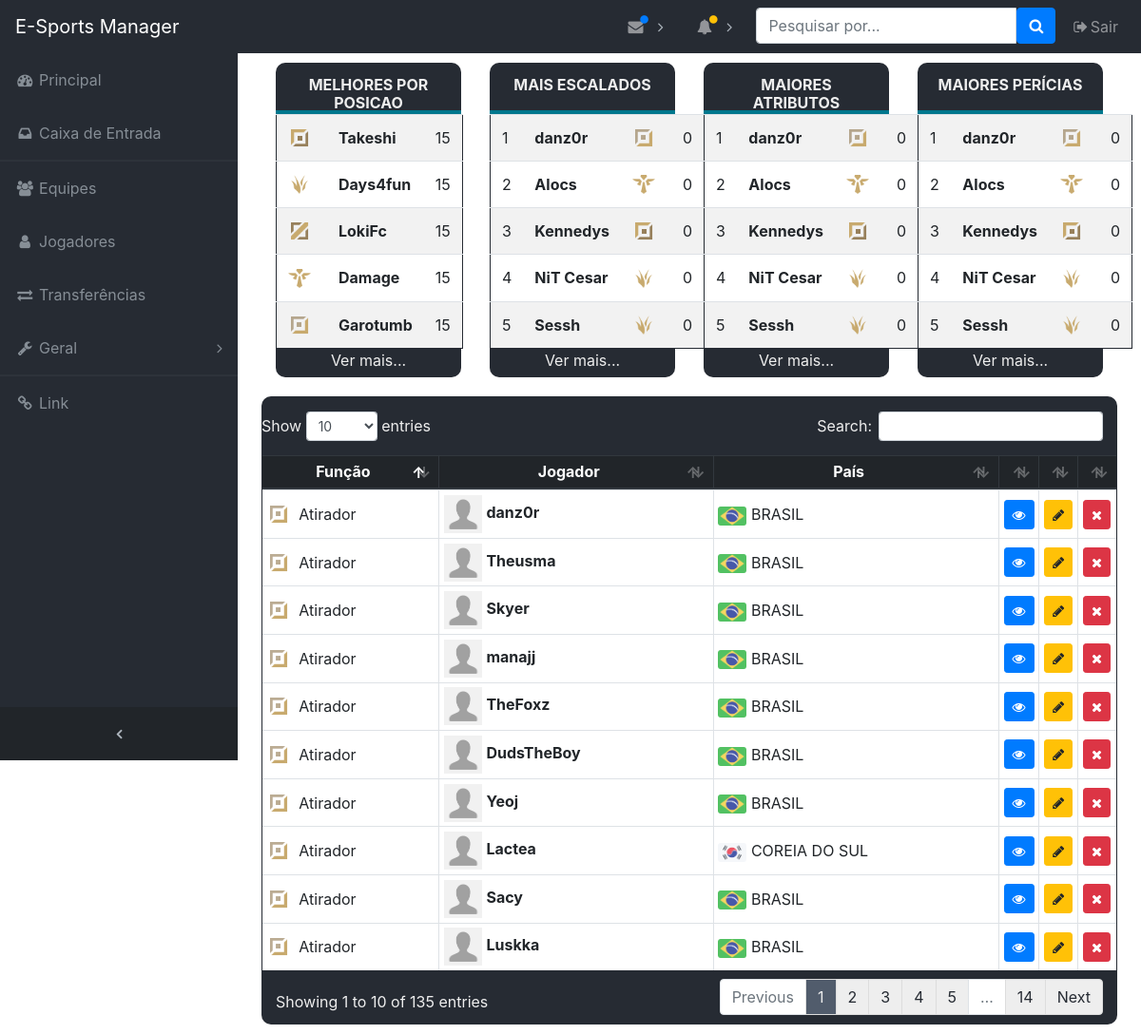
/index.php/jogador, run on the app's committed database.
### tables this page shows
CREATE TABLE IF NOT EXISTS `jogador` (
  `id` INT NOT NULL AUTO_INCREMENT,
  `nome` VARCHAR(50) NOT NULL,
  `sobrenome` VARCHAR(50) NOT NULL,
  `nick` VARCHAR(15) NOT NULL,
  `data_nasc` DATETIME,
  `genero` CHAR(1) NOT NULL,
  `funcao_id` INT NOT NULL,
  `pais_id` INT NOT NULL,
  `personalidade_id` INT NOT NULL,
  `at_trab` INT NOT NULL,  
  `at_ment` INT NOT NULL,  
  `at_consist` INT NOT NULL,  
  `at_mec` INT NOT NULL,  
  `at_vis` INT NOT NULL,  
  `foto` VARCHAR(120) NULL,
  `status` CHAR(1) NOT NULL,
  PRIMARY KEY (`id`),
  INDEX `fk_jogador_pais_idx` (`pais_id` ASC),
  INDEX `fk_jogador_personalidade1_idx` (`personalidade_id` ASC),
  
  CONSTRAINT `fk_jogador_pais`
    FOREIGN KEY (`pais_id`)
    REFERENCES `pais` (`id`)
    ON DELETE NO ACTION
    ON UPDATE NO ACTION,
   
  CONSTRAINT `fk_jogador_funcao`
    FOREIGN KEY (`funcao_id`)
    REFERENCES `funcao` (`id`)
    ON DELETE NO ACTION
    ON UPDATE NO ACTION,

  CONSTRAINT `fk_jogador_personalidade1`
    FOREIGN KEY (`personalidade_id`)
    REFERENCES `personalidade_jogador` (`id`)
    ON DELETE NO ACTION
    ON UPDATE NO ACTION);

CREATE TABLE IF NOT EXISTS `funcao` (
  `id` INT NOT NULL AUTO_INCREMENT,
  `nome` VARCHAR(45) NOT NULL,
  `jogo` INT,
  PRIMARY KEY (`id`));

CREATE TABLE IF NOT EXISTS `pais` (
  `id` INT NOT NULL AUTO_INCREMENT,
  `nome` VARCHAR(45) NOT NULL,
  `name` VARCHAR(45) NOT NULL,
  `flag` VARCHAR(45) NOT NULL,
   PRIMARY KEY (`id`));

### application/controllers/Jogador.php (called while the page is built, shortened)
<?php
class Jogador extends CI_Controller {
	public function index()
	{
		$variaveis['jogadores'] = $this->m_jogadores->get_jogadores();
		$variaveis['top_jogadores'] = $this->m_jogadores->get_top_jogadores();
		$variaveis['conteudo'] = $this->load->view('jogador/v_jogador', $variaveis, true);
		$variaveis['sidebar'] = $this->load->view('template/sidebar', $variaveis, true);
		$this->load->view('template/template', $variaveis);
	}
}

### index.php (called while the page is built, shortened)
<?php
require_once BASEPATH.'core/CodeIgniter.php';

### application/models/M_jogadores.php (called while the page is built, shortened)
<?php
class M_jogadores extends CI_Model {
	public function get_jogadores($id = null){
		if ($id) {
			$this->db->where('j.id', $id);
		}else{
			$this->db->select('j.nome,j.nick,j.sobrenome,j.foto, f.nome as funcao_nome, j.funcao_id, p.flag as pais_flag, p.nome as pais_nome');
			$this->db->join('funcao f','j.funcao_id = f.id');
			$this->db->join('pais p','j.pais_id = p.id');
			$this->db->order_by("j.id", 'desc');
		}
		return $this->db->get('jogador j');
	}
	public function get_top_jogadores(){
		$sql = 'SELECT nick, soma, fid,funcao.nome FROM
		(SELECT
			@row_number:=CASE
				WHEN @customer_no = funcao_id THEN @row_number + 1
				ELSE 1
			END AS num,
			@customer_no:=funcao_id as fid,
			nick,
			(at_trab+at_ment+at_consist+at_vis+at_mec) soma
		FROM
			jogador,(SELECT @customer_no:=0,@row_number:=0) as t
		ORDER BY funcao_id, soma desc) S
		JOIN funcao ON funcao.id = S.fid
		where NUM = 1;';
		$query = $this->db->query($sql);
		return $query->result_array();
	}
}

### application/views/jogador/v_jogador.php (the view, shortened to what this page needs)
<div class="tab-jogador" style="padding:10px;">
	<div class="col-md-12">
		<div class="row">
			<div class="col-md-3" style="border-radius: 10px; padding-bottom: 10px;">
				<div class="row" style="margin-bottom: 0px;background-color:#262b33; color: #eeeeee; height: 50px; border-top-left-radius: 10px; border-top-right-radius: 10px; ">
					<div class="col-12" align="center" style="margin-bottom:5px; padding-top:14px;">
						<h5 style="font-size:16px;"><strong>MELHORES POR POSICAO</strong></h5>
					</div>
				</div>
				<div style="background-color: #00778d; height:4px;">
				</div>
				<table class="table table-striped" style="background-color:white; border: 1px solid #262b33;margin-bottom:0px;">
					<tbody>
								<?php
										$count = 0;
										foreach($top_jogadores as $t_j){
											$count++; ?>
										<tr>
											<td class="td_row"><img src="<?php echo site_url();?>assets/img/roles/<?php echo $t_j[fid];?>.png" width="24" height="24" style="margin-top:-3px; margin-right:5px;"></td>
											<td class="td_row"><strong><?php echo $t_j[nick];?></strong></td>
											<td class="td_row"><?php echo $t_j[soma];?></td>
										</tr>
								<?php 	if ($count == 5){
													break;
										}
								}
								?>
							</tbody>
						</table>
				<div align="center" class="tbl-footer" style="margin-top: 0px;background-color:#262b33; color: #eeeeee; height: 30px; border-bottom-left-radius: 10px; border-bottom-right-radius: 10px; "><a href="#" style="color:#eeeeee; text-decoration:none;">Ver mais...</a>
				</div>
			</div>
			<div class="col-md-3" style="border-radius: 10px; padding-bottom: 10px;">
				<div class="row" style="margin-bottom: 0px;background-color:#262b33; color: #eeeeee; height: 50px; border-top-left-radius: 10px; border-top-right-radius: 10px; ">
					<div class="col-12" align="center" style="margin-bottom:5px; padding-top:14px;">
						<h5 style="font-size:16px;"><strong>MAIS ESCALADOS</strong></h5>
					</div>
				</div>
				<div style="background-color: #00778d; height:4px;">
				</div>
				<?php	if ($jogadores->num_rows() > 0){ ?>
				<table class="table table-striped" style="background-color:white; border: 1px solid #262b33;margin-bottom:0px;">
					<tbody>
						<?php
							$count = 0;
							foreach($jogadores -> result() as $jogador){
								$count++; ?>
								<tr>
									<td class="td_row"><?php echo $count;?></td>
									<td class="td_row"><strong><?php echo $jogador->nick;?></strong></td>
									<td class="td_row"><img src="<?php echo site_url();?>assets/img/roles/<?php echo $jogador->funcao_id;?>.png" width="24" height="24" style="margin-top:-3px; margin-right:5px;"></td>
									<td class="td_row">0</td>
								</tr>
							<?php
								if ($count == 5){
									break;
								}
							}
							?>
					</tbody>
				</table>
				<?php
					} else{	?>
					<h4 class="text-light">Nenhum registro cadastrado.</h4>
					<?php
						} ?>
				<div align="center" class="tbl-footer" style="margin-top: 0px;background-color:#262b33; color: #eeeeee; height: 30px; border-bottom-left-radius: 10px; border-bottom-right-radius: 10px; "><a href="#" style="color:#eeeeee; text-decoration:none;">Ver mais...</a>
				</div>
			</div>
			<div class="col-md-3" style="border-radius: 10px; padding-bottom: 10px;">
				<div class="row" style="margin-bottom: 0px;background-color:#262b33; color: #eeeeee; height: 50px; border-top-left-radius: 10px; border-top-right-radius: 10px; ">
					<div class="col-12" align="center" style="margin-bottom:5px; padding-top:14px;">
						<h5 style="font-size:16px;"><strong>MAIORES ATRIBUTOS</strong></h5>
					</div>
				</div>
				<div style="background-color: #00778d; height:4px;">
				</div>
				<?php	if ($jogadores->num_rows() > 0){ ?>
				<table class="table table-striped" style="background-color:white; border: 1px solid #262b33;margin-bottom:0px;">
					<tbody>
						<?php
							$count = 0;
							foreach($jogadores -> result() as $jogador){
								$count++; ?>
								<tr>
									<td class="td_row"><?php echo $count;?></td>
									<td class="td_row"><strong><?php echo $jogador->nick;?></strong></td>
									<td class="td_row"><img src="<?php echo site_url();?>assets/img/roles/<?php echo $jogador->funcao_id;?>.png" width="24" height="24" style="margin-top:-3px; margin-right:5px;"></td>
									<td class="td_row">0</td>
								</tr>
							<?php
								if ($count == 5){
									break;
								}
							}
							?>
					</tbody>
				</table>
				<?php
					} else{	?>
					<h4 class="text-light">Nenhum registro cadastrado.</h4>
					<?php
						} ?>
				<div align="center" class="tbl-footer" style="margin-top: 0px;background-color:#262b33; color: #eeeeee; height: 30px; border-bottom-left-radius: 10px; border-bottom-right-radius: 10px; "><a href="#" style="color:#eeeeee; text-decoration:none;">Ver mais...</a>
				</div>
			</div>
			<div class="col-md-3" style="border-radius: 10px; padding-bottom: 10px;">
				<div class="row" style="margin-bottom: 0px;background-color:#262b33; color: #eeeeee; height: 50px; border-top-left-radius: 10px; border-top-right-radius: 10px; ">
					<div class="col-12" align="center" style="margin-bottom:5px; padding-top:14px;">
						<h5 style="font-size:16px;"><strong>MAIORES PERÍCIAS</strong></h5>
					</div>
				</div>
				<div style="background-color: #00778d; height:4px;">
				</div>
				<?php	if ($jogadores->num_rows() > 0){ ?>
				<table class="table table-striped" style="background-color:white; border: 1px solid #262b33;margin-bottom:0px;">
					<tbody>
						<?php
							$count = 0;
							foreach($jogadores -> result() as $jogador){
								$count++; ?>
								<tr>
									<td class="td_row"><?php echo $count;?></td>
									<td class="td_row"><strong><?php echo $jogador->nick;?></strong></td>
									<td class="td_row"><img src="<?php echo site_url();?>assets/img/roles/<?php echo $jogador->funcao_id;?>.png" width="24" height="24" style="margin-top:-3px; margin-right:5px;"></td>
									<td class="td_row">0</td>
								</tr>
							<?php
								if ($count == 5){
									break;
								}
							}
							?>
					</tbody>
				</table>
				<?php
					} else{	?>
					<h4 class="text-light">Nenhum registro cadastrado.</h4>
					<?php
						} ?>
				<div align="center" class="tbl-footer" style="margin-top: 0px;background-color:#262b33; color: #eeeeee; height: 30px; border-bottom-left-radius: 10px; border-bottom-right-radius: 10px; "><a href="#" style="color:#eeeeee; text-decoration:none;">Ver mais...</a>
				</div>
			</div>
		</div>
		<div class="row">
			<?php	if ($jogadores->num_rows() > 0){ ?>
			<div class="table-responsive" style="padding-top:10px; padding-left:0px; padding-right:0px;">
				<div style="background-color: #262b33; color #eeeeee; padding-top:16px; padding-left:0px; padding-right:0px; border-radius: 10px;">
					<table class="table table-bordered table-sm table-hover" id="dataTable" width="100%" cellspacing="0" style="background-color:white; border: 1px solid #262b33;">
						<thead class="thead-dark">
							<tr>
							<th style="text-align:center;">Função</th>
							<th style="text-align:center;">Jogador</th>
							<th style="text-align:center;">País</th>
							<th width="15"></th>
							<th width="15"></th>
							<th width="15"></th>
						</tr>
						</thead>
						<tbody>
						<?php
						foreach($jogadores -> result() as $jogador){
						$count++; ?>
							<tr>
								<td class="td_row"><img src="<?php echo site_url();?>assets/img/roles/<?php echo $jogador->funcao_id;?>.png" width="24" height="24" style="margin-top:-3px; margin-right:5px;"> <?php echo $jogador->funcao_nome;?></td>
								<td class="td_row"><img src="<?php echo site_url();?>assets/img/profiles/thumb/<?php echo $jogador->foto;?>" width="40" height="40">  <strong><?php echo $jogador->nick;?></strong></td>
								<td class="td_row"><img src="<?php echo site_url();?>assets/img/bandeiras/<?php echo $jogador->pais_flag;?>.png" alt="<?php echo $jogador->pais_nome;?>" width="30" height="20"> <?php echo $jogador->pais_nome;?></td>
								<td class="td_row"><a href="<?php echo site_url();?>jogador/view/<?php echo $jogador->id;?>" class="btn btn-primary btn-sm"><i class="fa fa-eye" aria-hidden="true"></i></a></td>
								<td class="td_row"><a href="<?php echo site_url();?>jogador/edit/<?php echo $jogador->id;?>" class="btn btn-warning btn-sm"><i class="fa fa-pencil" aria-hidden="true"></i></a></td>
								<td class="td_row"><a href="#" class="confirma_exclusao btn btn-danger btn-sm" data-id="<?php echo $jogador->id;?>" data-nome="<?php echo $jogador->nome;?>" /><i class="fa fa-times" aria-hidden="true"></i></a></td>
							</tr>
			  			<?php }
			  			?>
						</tbody>
					</table>
					<?php
					} else{	?>
						<h4 class="text-light">Nenhum registro cadastrado.</h4>
					<?php
					} ?>
				</div>
			</div>
		</div>
	</div>
</div>

### assets/css/sb-admin.css (style rules this page uses)
html { position: relative; min-height: 100%; }
body { overflow-x: hidden; }
body.fixed-nav { padding-top: 56px; }

### assets/css/style.css (style rules this page uses)
.row { margin-left:0px; margin-right:0px; }
.td_row { vertical-align: middle !important; }

### data on the page
jogador: shows a picture, nick "Takeshi", t_j "15"
jogador: shows a picture, nick "Days4fun", t_j "15"
jogador: shows a picture, nick "LokiFc", t_j "15"
jogador: shows a picture, nick "Damage", t_j "15"
jogador: shows a picture, nick "Garotumb", t_j "15"
jogador: nick "danz0r", shows a picture, funcao.nome "Atirador", foto (picture), pais.flag (picture), pais.nome "BRASIL"
jogador: nick "Alocs", shows a picture
jogador: nick "Kennedys", shows a picture
jogador: nick "NiT Cesar"
jogador: nick "Sessh"
jogador: funcao.nome "Atirador", foto (picture), nick "Theusma", pais.flag (picture), pais.nome "BRASIL"
jogador: funcao.nome "Atirador", foto (picture), nick "Skyer", pais.flag (picture), pais.nome "BRASIL"
jogador: funcao.nome "Atirador", foto (picture), nick "manajj", pais.flag (picture), pais.nome "BRASIL"
jogador: funcao.nome "Atirador", foto (picture), nick "TheFoxz", pais.flag (picture), pais.nome "BRASIL"
jogador: funcao.nome "Atirador", foto (picture), nick "DudsTheBoy", pais.flag (picture), pais.nome "BRASIL"
jogador: funcao.nome "Atirador", foto (picture), nick "Yeoj", pais.flag (picture), pais.nome "BRASIL"
jogador: funcao.nome "Atirador", foto (picture), nick "Lactea", pais.flag (picture), pais.nome "COREIA DO SUL"
jogador: funcao.nome "Atirador", foto (picture), nick "Sacy", pais.flag (picture), pais.nome "BRASIL"
jogador: funcao.nome "Atirador", foto (picture), nick "Luskka", pais.flag (picture), pais.nome "BRASIL"
